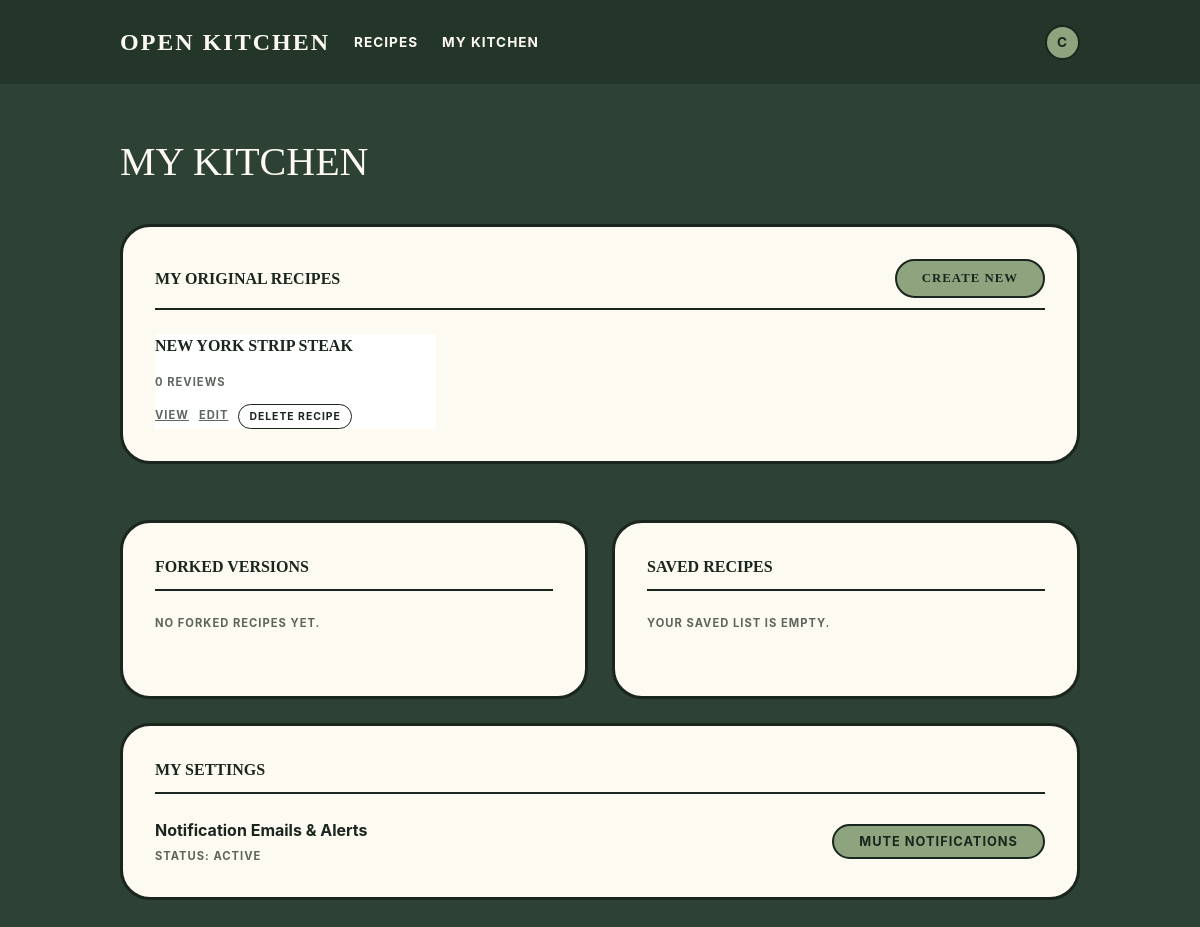
The app's page /dashboard/ (signed in), older data.
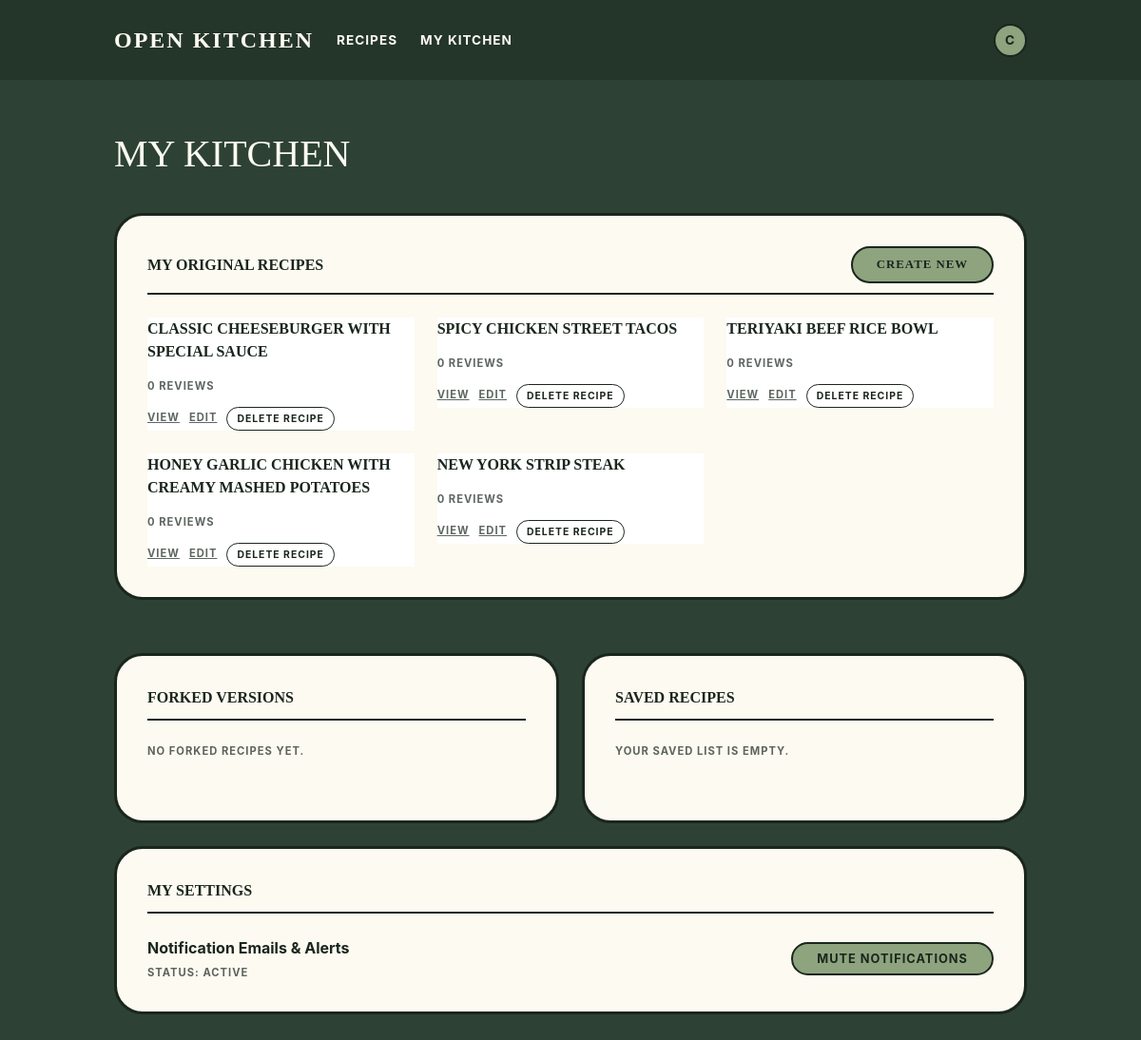
The same page, newer data.
### tables this page shows
CREATE TABLE recipes (
    id INTEGER PRIMARY KEY AUTOINCREMENT,
    title TEXT NOT NULL,
    description TEXT,
    template_type TEXT NOT NULL CHECK(template_type IN ('standard', 'quick_tip')),
    author_id INTEGER NOT NULL,
    base_servings INTEGER,
    prep_time_minutes INTEGER,
    cook_time_minutes INTEGER,
    parent_recipe_id INTEGER,
    is_public INTEGER DEFAULT 1,
    created_at DATETIME DEFAULT CURRENT_TIMESTAMP,
    updated_at DATETIME, image_url TEXT,
    FOREIGN KEY (author_id) REFERENCES users(id),
    FOREIGN KEY (parent_recipe_id) REFERENCES recipes(id)
);

### app/dashboard.py (the view)
@bp.route('/')
@login_required
def index():
    user_id = g.user['id']
    authored = Recipe.get_by_author(user_id)
    forked = Recipe.get_forked_by_author(user_id)
    saved = SavedRecipe.get_by_user(user_id)
    notifications = Notification.get_by_user(user_id)
    return render_template('dashboard/index.html',
                         authored=authored,
                         forked=forked,
                         saved=saved,
                         notifications=notifications)

### app/auth.py (called while the page is built)
@bp.before_app_request
def load_logged_in_user():
    user_id = session.get('user_id')
    if user_id is None:
        g.user = None
    else:
        g.user = User.get_by_id(user_id)

def login_required(view):
    @functools.wraps(view)
    def wrapped_view(**kwargs):
        if g.user is None:
            return redirect(url_for('auth.login'))
        return view(**kwargs)
    return wrapped_view

### app/db.py (called while the page is built)
def get_db():
    if 'db' not in g:
        g.db = sqlite3.connect(
            current_app.config['DATABASE'],
            detect_types=sqlite3.PARSE_DECLTYPES
        )
        g.db.row_factory = sqlite3.Row
        g.db.execute('PRAGMA foreign_keys = ON')
    return g.db

### app/models/recipe.py (called while the page is built)
    @staticmethod
    def get_by_author(author_id):
        db = get_db()
        return db.execute(
            'SELECT r.*, COUNT(DISTINCT rv.id) as review_count, '
            'AVG(rv.rating) as avg_rating '
            'FROM recipes r '
            'LEFT JOIN reviews rv ON r.id = rv.recipe_id '
            'WHERE r.author_id = ? AND r.parent_recipe_id IS NULL '
            'GROUP BY r.id ORDER BY r.created_at DESC',
            (author_id,)
        ).fetchall()

### app/templates/dashboard/index.html (shortened to what the changed rows need)
{% extends 'base.html' %}
{% block content %}
<h1 class="dashboard-title">My Kitchen</h1>
<div class="columns is-multiline">
    <div class="column is-12">
        <div class="section-box">
            {% if authored %}
            <div class="columns is-multiline">
                {% for recipe in authored %}
                <div class="column is-4">
                    <div class="recipe-grid-card" style="background-color: white;">
                        <h3 style="font-family: 'Georgia', serif; text-transform: uppercase; font-weight: bold;">{{ recipe.title }}</h3>
                        <div style="margin: 10px 0;">
                            <span class="meta-label">{{ recipe.review_count }} Reviews</span>
                        </div>
                        <div style="display: flex; gap: 10px; margin-top: auto; align-items: center; flex-wrap: wrap;">
                            <a href="{{ url_for('recipes.view', id=recipe.id) }}" class="meta-label" style="text-decoration: underline;">View</a>
                            <a href="{{ url_for('recipes.edit_ingredients', id=recipe.id) }}" class="meta-label" style="text-decoration: underline;">Edit</a>
                            <form method="post" action="{{ url_for('recipes.delete', id=recipe.id) }}" onsubmit="return confirm('Delete this recipe? Existing forks will remain, but saved entries for this recipe will be removed. This cannot be undone.');">
                                <button type="submit" class="mini-action">Delete Recipe</button>
                            </form>
                        </div>
                    </div>
                </div>
                {% endfor %}
            </div>
            {% else %}
            <p>You haven't created any recipes yet.</p>
            {% endif %}
        </div>
    </div>
    <div class="column is-6">
        <div class="section-box" style="height: 100%;">
            <h2 class="section-heading">Forked Versions</h2>
        </div>
    </div>
    <div class="column is-6">
        <div class="section-box" style="height: 100%;">
            <h2 class="section-heading">Saved Recipes</h2>
        </div>
    </div>
</div>
{% endblock %}

Row changes from the older to the newer data that the page shows:
added recipes: title "CLASSIC CHEESEBURGER WITH SPECIAL SAUCE", review_count "0"
added recipes: title "SPICY CHICKEN STREET TACOS", review_count "0"
added recipes: title "TERIYAKI BEEF RICE BOWL", review_count "0"
added recipes: title "HONEY GARLIC CHICKEN WITH CREAMY MASHED POTATOES", review_count "0"
